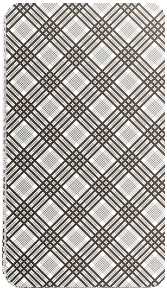
#> input picture design/cards/rueckseite.png, 167 x 290 px
$ python convert_assets.py
#> lines starting #> are read from the running program, lines starting #| are printed output that depends on the picture
"""Converts the design assets into app resources (WebP).

    training/.venv/Scripts/python design/convert_assets.py      (from the project root)

- design/cards/card_<farbe>_<wert>.png  ->  app/src/main/res/drawable-nodpi/card_<farbe>_<wert>.webp
  (cropped so that the card sits centred: the scans carry a few pixels of shadow on the right and bottom)
- design/cards/rueckseite.png  ->  card_back.webp (+ card_back_landscape.webp, turned by 90 degrees)
- design/table_<style>.jpg  ->  table_<style>.webp (dark and light wood, chosen in the settings)
"""
from collections import Counter
from pathlib import Path

from PIL import Image

ROOT = Path(__file__).resolve().parents[1]
OUT = ROOT / "app" / "src" / "main" / "res" / "drawable-nodpi"


def is_frame(pixel) -> bool:
    """The thin grey frame line printed on the card (and its outline)."""
    return pixel[3] > 128 and sum(pixel[:3]) < 620


def centred(card: Image.Image) -> Image.Image:
    """
    Crops [card] so the printed inner frame has the same distance to the left and right edge (and to
    the top and bottom). The scans have a shadow on the right and bottom, so the card art sits off
    centre and a frame drawn around the card in the app would hide more of one side.
    """
    card = card.convert("RGBA")
    w, h = card.size
    px = card.load()

    def most_common(values):
        found = [v for v in values if v is not None]
        return Counter(found).most_common(1)[0][0] if found else None

    def first(candidates, hit):
        return next((c for c in candidates if hit(c)), None)

    left = most_common(first(range(6, 18), lambda x: is_frame(px[x, y])) for y in range(60, h - 60))
    right = most_common(first(range(w - 7, w - 22, -1), lambda x: is_frame(px[x, y])) for y in range(60, h - 60))
    top = most_common(first(range(6, 18), lambda y: is_frame(px[x, y])) for x in range(40, w - 40))
    bottom = most_common(first(range(h - 7, h - 22, -1), lambda y: is_frame(px[x, y])) for x in range(40, w - 40))
    if None in (left, right, top, bottom):
        return card
    return card.crop((0, 0, min(w, right + 1 + left), min(h, bottom + 1 + top)))


def main() -> None:
    OUT.mkdir(parents=True, exist_ok=True)
    cards = sorted((ROOT / "design" / "cards").glob("card_*.png"))
    for png in cards:
        centred(Image.open(png)).save(OUT / (png.stem + ".webp"), "WEBP", quality=92, method=6)
    print(f"{len(cards)} card images converted")

    back = Image.open(ROOT / "design" / "cards" / "rueckseite.png")
#> back is the input picture: PIL image 167x290 RGBA; mean R, G, B, A 170.1, 166.1, 162.3, 243.4
    back.save(OUT / "card_back.webp", "WEBP", quality=92, method=6)
    back.rotate(90, expand=True).save(OUT / "card_back_landscape.webp", "WEBP", quality=92, method=6)
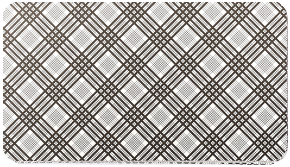
#> saved as card_back_landscape.webp: PIL image 290x167 RGBA; mean R, G, B, A 170.1, 166.1, 162.3, 243.4; transparent parts drawn white
    print("card_back.webp", back.size)
#| card_back.webp (167, 290)

    for style in ("dark", "light"):
        wood = Image.open(ROOT / "design" / f"table_{style}.jpg").convert("RGB")
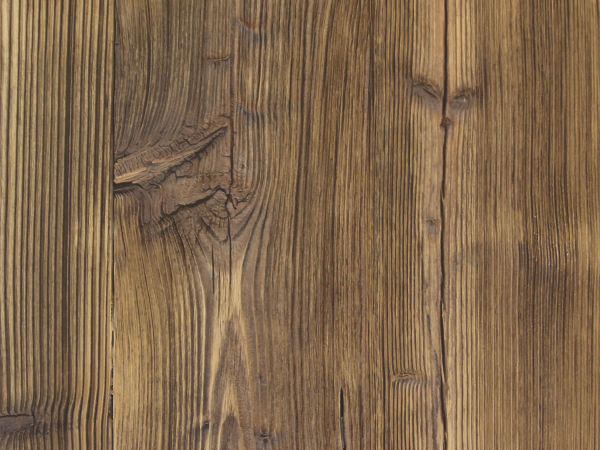
#> input picture design/table_dark.jpg, 1200 x 900 px (shown at 1/2 size)
#> wood is the input picture: PIL image 1200x900 RGB; mean R, G, B 130.6, 104.2, 77.1
        wood.save(OUT / f"table_{style}.webp", "WEBP", quality=85, method=6)
        print(f"table_{style}.webp", wood.size)
#| table_dark.webp (1200, 900)


if __name__ == "__main__":
    main()
